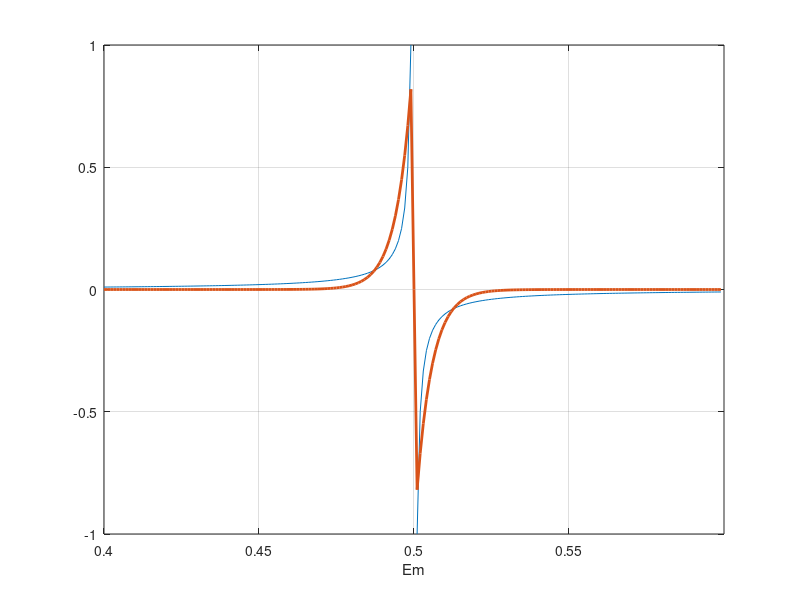

Write MATLAB code to recreate this figure.
% Modeling the Spectroscopy of a Light Collecting Molecule Coupled to a
% Nanocrystalline Semiconductor
%
% Master of Science in Chemistry
% Washington State University
%
% This code generates Figure 10.12 in my thesis.
% See page 168.
%
% by Greg C. Zweigle
%
clear

E = [0.4:0.001:.6 - 0.001];
a = 200;
k = 1000;
plot(E, (1/k)./(0.5-E), E, exp(-a*abs(0.5-E)).*sign(0.5-E), 'LineWidth', 2);
axis([0.4 0.6 -1 1]);
xlabel('Em');
grid;
